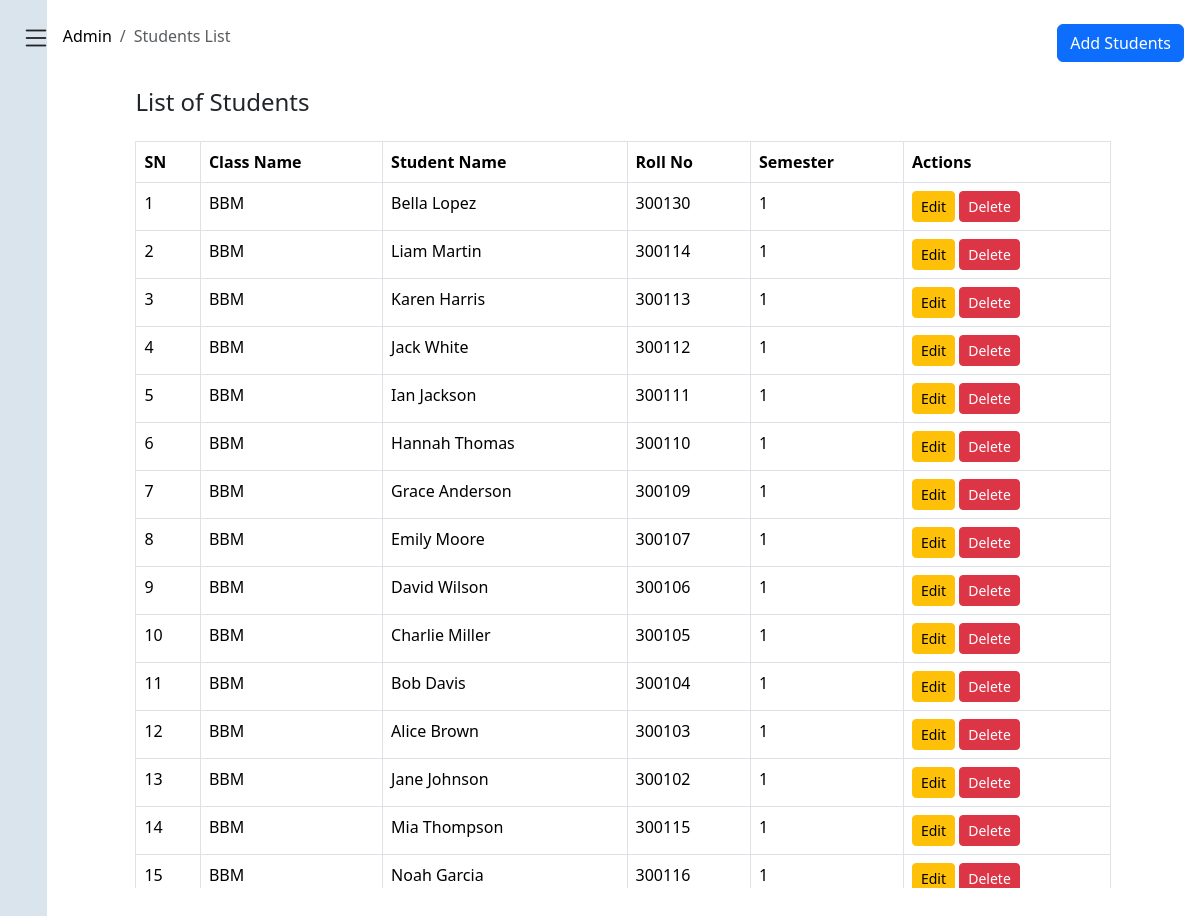
The app's page /admin/students.php (signed in) with its own data.
### tables this page shows
CREATE TABLE `students` (
  `sn` int NOT NULL,
  `name` varchar(30) NOT NULL,
  `faculty` varchar(40) NOT NULL,
  `roll_no` int NOT NULL,
  `semester` varchar(20) NOT NULL
);

### admin/students.php (the view, shortened to what this page needs)
<?php
include "../app/connection.php";
$query = "SELECT * FROM `students` ORDER BY `faculty` ASC";
$result = mysqli_query($conn, $query);
?>
<!DOCTYPE html>
<html lang="en">
<head>
</head>
<body>
    <div class="main">
        <?php include "leftside.php"; ?>
        <div class="right-side">
            <div class="bread d-flex justify-content-between">
                <nav aria-label="breadcrumb">
                    <ol class="breadcrumb mt-4 ms-3">
                        <li class="breadcrumb-item"><a href="dashboard.php">Admin</a></li>
                        <li class="breadcrumb-item active" aria-current="page">Students List</li>
                    </ol>
                </nav>
                <div class="add mt-4 me-3">
                    <a href="students_add.php" class="btn btn-primary">Add Students</a>
                </div>
            </div>
            <div class="container mt-4" style="max-width: 1000px; overflow-y: scroll; max-height: 800px;">
                <h4 class="mb-4">List of Students</h4>
                <table class="table table-bordered">
                    <thead>
                        <tr>
                            <th>SN</th>
                            <th>Class Name</th>
                            <th>Student Name</th>
                            <th>Roll No</th>
                            <th>Semester</th>
                            <th>Actions</th>
                        </tr>
                    </thead>
                    <tbody>
                        <?php if (mysqli_num_rows($result) > 0): ?>
                            <?php $counter = 1; ?>
                            <?php while ($row = mysqli_fetch_assoc($result)): ?>
                                <tr>
                                    <td><?php echo $counter++; ?></td>
                                    <td><?php echo htmlspecialchars($row['faculty']); ?></td>
                                    <td><?php echo htmlspecialchars($row['name']); ?></td>
                                    <td><?php echo htmlspecialchars($row['roll_no']); ?></td>
                                    <td><?php echo htmlspecialchars($row['semester']); ?></td>
                                    <td>
                                        <a href="students_edit.php?sn=<?php echo $row['sn']; ?>" class="btn btn-warning btn-sm">Edit</a>
                                        <button class="btn btn-danger btn-sm" onclick="showConfirmation(<?php echo $row['sn']; ?>)">Delete</button>
                                    </td>
                                </tr>
                            <?php endwhile; ?>
                        <?php else: ?>
                            <tr>
                                <td colspan="6" class="text-center">No students found.</td>
                            </tr>
                        <?php endif; ?>
                    </tbody>
                </table>
            </div>
        </div>
    </div>
    <?php include "sidebar.php"; ?>
</body>
</html>

### admin/leftside.php (shortened to what this page needs)
<!DOCTYPE html>
<html lang="en">
<head>
    <link rel="stylesheet" href="style.css">
    <link rel="stylesheet" href="https://cdn.jsdelivr.net/npm/bootstrap-icons@1.11.3/font/bootstrap-icons.min.css">
    <link href="https://cdn.jsdelivr.net/npm/bootstrap@5.3.3/dist/css/bootstrap.min.css" rel="stylesheet">
</head>
<body>
    <div class="left-side">
        <button style="font-size: 30px;" class="btn mt-2 ms-2 mb-4" type="button" data-bs-toggle="offcanvas" data-bs-target="#offcanvasScrolling" aria-controls="offcanvasScrolling">
            <i class="bi bi-list"></i>
        </button>
    </div>
</body>
</html>

### admin/sidebar.php (shortened to what this page needs)
<!DOCTYPE html>
<html lang="en">
<head>
    <link rel="stylesheet" href="style.css">
    <link rel="stylesheet" href="https://cdn.jsdelivr.net/npm/bootstrap-icons@1.11.3/font/bootstrap-icons.min.css">
    <link href="https://cdn.jsdelivr.net/npm/bootstrap@5.3.3/dist/css/bootstrap.min.css" rel="stylesheet">
</head>
<body>
</body>
</html>

### admin/style.css (style rules this page uses)
* { padding: 0; margin: 0; box-sizing: border-box; }
html, body { height: 100%; }

### records on screen
students: faculty "BBM", name "Bella Lopez", roll_no "300130", semester "1"
students: faculty "BBM", name "Liam Martin", roll_no "300114", semester "1"
students: faculty "BBM", name "Karen Harris", roll_no "300113", semester "1"
students: faculty "BBM", name "Jack White", roll_no "300112", semester "1"
students: faculty "BBM", name "Ian Jackson", roll_no "300111", semester "1"
students: faculty "BBM", name "Hannah Thomas", roll_no "300110", semester "1"
students: faculty "BBM", name "Grace Anderson", roll_no "300109", semester "1"
students: faculty "BBM", name "Emily Moore", roll_no "300107", semester "1"
students: faculty "BBM", name "David Wilson", roll_no "300106", semester "1"
students: faculty "BBM", name "Charlie Miller", roll_no "300105", semester "1"
students: faculty "BBM", name "Bob Davis", roll_no "300104", semester "1"
students: faculty "BBM", name "Alice Brown", roll_no "300103", semester "1"
students: faculty "BBM", name "Jane Johnson", roll_no "300102", semester "1"
students: faculty "BBM", name "Mia Thompson", roll_no "300115", semester "1"
students: faculty "BBM", name "Noah Garcia", roll_no "300116", semester "1"
